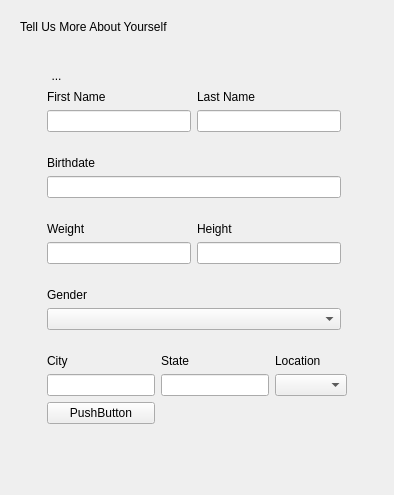
       <widget class="QWidget" name="ProfileSetupPage">
        <layout class="QVBoxLayout" name="verticalLayout_6">
         <item>
          <widget class="QWidget" name="widget_60" native="true">
           <layout class="QVBoxLayout" name="verticalLayout_36">
            <item>
             <widget class="QLabel" name="label_79">
              <property name="text">
               <string>Tell Us More About Yourself</string>
              </property>
             </widget>
            </item>
            <item>
             <widget class="QWidget" name="widget_61" native="true">
              <layout class="QHBoxLayout" name="horizontalLayout_18">
               <item>
                <widget class="QWidget" name="ProfileSetupWidget2" native="true">
                 <layout class="QGridLayout" name="gridLayout_34">
                  <item row="0" column="0">
                   <widget class="QWidget" name="ProfileSetupNameWidget" native="true">
                    <layout class="QGridLayout" name="gridLayout_30">
                     <item row="2" column="0">
                      <widget class="QLineEdit" name="ProfileSetupFirstNameLE"/>
                     </item>
                     <item row="1" column="0">
                      <widget class="QLabel" name="ProfileSetupFirstName">
                       <property name="text">
                        <string>First Name</string>
                       </property>
                      </widget>
                     </item>
                     <item row="2" column="1">
                      <widget class="QLineEdit" name="ProfileSetupLastNameLE"/>
                     </item>
                     <item row="1" column="1">
                      <widget class="QLabel" name="ProfileSetupLastName">
                       <property name="text">
                        <string>Last Name </string>
                       </property>
                      </widget>
                     </item>
                     <item row="0" column="0">
                      <widget class="QToolButton" name="ProfileSetupIcon">
                       <property name="styleSheet">
                        <string notr="true">QToolButton { border: none; }</string>
                       </property>
                       <property name="text">
                        <string>...</string>
                       </property>
                       <property name="iconSize">
                        <size>
                         <width>50</width>
                         <height>50</height>
                        </size>
                       </property>
                      </widget>
                     </item>
                    </layout>
                   </widget>
                  </item>
                  <item row="1" column="0">
                   <widget class="QWidget" name="PSBirthdateWidget" native="true">
                    <layout class="QVBoxLayout" name="verticalLayout_33">
                     <item>
                      <widget class="QLabel" name="PSBirthdateLabel">
                       <property name="text">
                        <string>Birthdate</string>
                       </property>
                      </widget>
                     </item>
                     <item>
                      <widget class="QLineEdit" name="PSBirthdateLE"/>
                     </item>
                    </layout>
                   </widget>
                  </item>
                  <item row="2" column="0">
                   <widget class="QWidget" name="PSWeightHeightWidget" native="true">
                    <layout class="QGridLayout" name="gridLayout_31">
                     <item row="0" column="0">
                      <widget class="QLabel" name="PSWeightLabel">
                       <property name="text">
                        <string>Weight</string>
                       </property>
                      </widget>
                     </item>
                     <item row="1" column="1">
                      <widget class="QLineEdit" name="PSHeightLE"/>
                     </item>
                     <item row="1" column="0">
                      <widget class="QLineEdit" name="PSWeightLE"/>
                     </item>
                     <item row="0" column="1">
                      <widget class="QLabel" name="PSHeightLabel">
                       <property name="text">
                        <string>Height</string>
                       </property>
                      </widget>
                     </item>
                    </layout>
                   </widget>
                  </item>
                  <item row="3" column="0">
                   <widget class="QWidget" name="PSGenderWidget" native="true">
                    <layout class="QVBoxLayout" name="verticalLayout_34">
                     <item>
                      <widget class="QLabel" name="PSGenderLabel">
                       <property name="text">
                        <string>Gender</string>
                       </property>
                      </widget>
                     </item>
                     <item>
                      <widget class="QComboBox" name="PSGenderBox"/>
                     </item>
                    </layout>
                   </widget>
                  </item>
                  <item row="4" column="0" colspan="2">
                   <widget class="QWidget" name="PSLocationWidget" native="true">
                    <layout class="QGridLayout" name="gridLayout_32">
                     <item row="1" column="0">
                      <widget class="QLineEdit" name="PSCityLE">
                       <property name="maximumSize">
                        <size>
                         <width>200</width>
                         <height>16777215</height>
                        </size>
                       </property>
                      </widget>
                     </item>
                     <item row="0" column="1">
                      <widget class="QLabel" name="PSStateLabel">
                       <property name="text">
                        <string>State</string>
                       </property>
                      </widget>
                     </item>
                     <item row="1" column="1">
                      <widget class="QLineEdit" name="PSStateLE">
                       <property name="maximumSize">
                        <size>
                         <width>200</width>
                         <height>16777215</height>
                        </size>
                       </property>
                      </widget>
                     </item>
                     <item row="0" column="2">
                      <widget class="QLabel" name="PSCountyLabel">
                       <property name="text">
                        <string>Location</string>
                       </property>
                      </widget>
                     </item>
                     <item row="1" column="2">
                      <widget class="QComboBox" name="PSCountryBox"/>
                     </item>
                     <item row="0" column="0">
                      <widget class="QLabel" name="PSCityLabel">
                       <property name="text">
                        <string>City</string>
                       </property>
                      </widget>
                     </item>
                     <item row="2" column="0">
                      <widget class="QPushButton" name="PSSaveButton">
                       <property name="text">
                        <string>PushButton</string>
                       </property>
                      </widget>
                     </item>
                    </layout>
                   </widget>
                  </item>
                 </layout>
                </widget>
               </item>
              </layout>
             </widget>
            </item>
           </layout>
          </widget>
         </item>
         <item>
          <widget class="QWidget" name="ProfileSetupWidget1" native="true">
           <layout class="QVBoxLayout" name="verticalLayout_32"/>
          </widget>
         </item>
        </layout>
       </widget>
